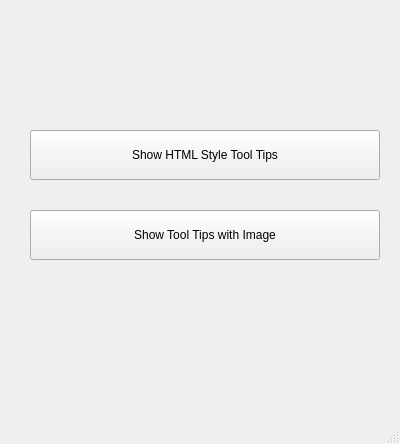
<?xml version="1.0" encoding="UTF-8"?>
<ui version="4.0">
 <class>MainWindow</class>
 <widget class="QMainWindow" name="MainWindow">
  <property name="geometry">
   <rect>
    <x>0</x>
    <y>0</y>
    <width>400</width>
    <height>444</height>
   </rect>
  </property>
  <property name="minimumSize">
   <size>
    <width>400</width>
    <height>400</height>
   </size>
  </property>
  <property name="maximumSize">
   <size>
    <width>400</width>
    <height>444</height>
   </size>
  </property>
  <property name="windowTitle">
   <string>MainWindow</string>
  </property>
  <widget class="QWidget" name="centralwidget">
   <property name="minimumSize">
    <size>
     <width>400</width>
     <height>400</height>
    </size>
   </property>
   <property name="maximumSize">
    <size>
     <width>400</width>
     <height>400</height>
    </size>
   </property>
   <widget class="QPushButton" name="button1">
    <property name="geometry">
     <rect>
      <x>30</x>
      <y>130</y>
      <width>350</width>
      <height>50</height>
     </rect>
    </property>
    <property name="styleSheet">
     <string notr="true">font-size=12px;  color=red;</string>
    </property>
    <property name="text">
     <string>Show HTML Style Tool Tips</string>
    </property>
   </widget>
   <widget class="QPushButton" name="button2">
    <property name="geometry">
     <rect>
      <x>30</x>
      <y>210</y>
      <width>350</width>
      <height>50</height>
     </rect>
    </property>
    <property name="text">
     <string>Show Tool Tips with Image</string>
    </property>
   </widget>
  </widget>
  <widget class="QMenuBar" name="menubar">
   <property name="geometry">
    <rect>
     <x>0</x>
     <y>0</y>
     <width>400</width>
     <height>22</height>
    </rect>
   </property>
  </widget>
  <widget class="QStatusBar" name="statusbar"/>
 </widget>
 <resources/>
 <connections/>
</ui>
